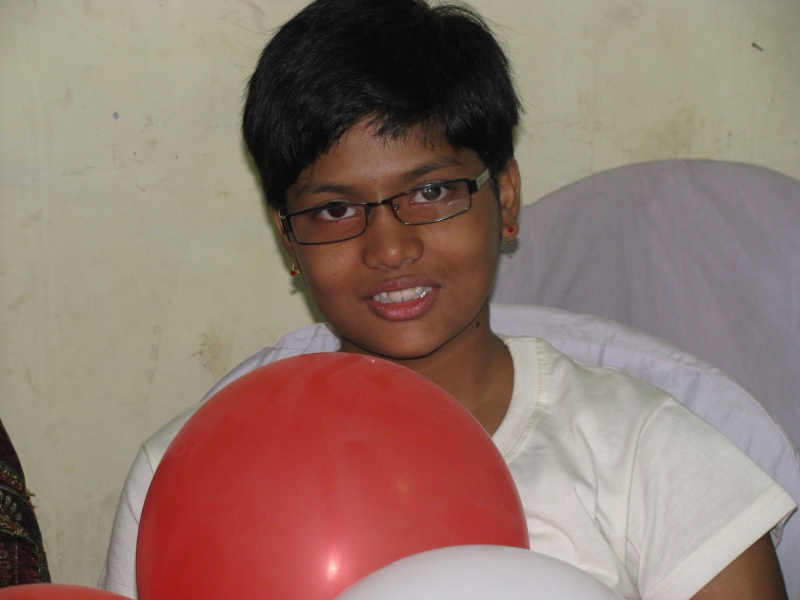
#> input picture Test.JPG, 1600 x 1200 px (shown at 1/2 size)
$ python -i core_logic.py   (imports and definitions only)
#> lines starting #> are read from the running program, lines starting #| are printed output that depends on the picture
import cv2
import numpy as np

class Cartoonifier:
    def __init__(self, blur_value: int = 5, edge_block_size: int = 9, color_filter_size: int = 9):
        """
        Initializes the Cartoonifier with default or custom parameters.
        This is perfect for eventually passing dynamic configs.
        """
        self.blur_value = blur_value
        self.edge_block_size = edge_block_size
        self.color_filter_size = color_filter_size

    def _decode_image(self, image_bytes: bytes) -> np.ndarray:
        """Private method: Converts raw network bytes into an OpenCV image array."""
        nparr = np.frombuffer(image_bytes, np.uint8)
        img = cv2.imdecode(nparr, cv2.IMREAD_COLOR)
        if img is None:
            raise ValueError("Invalid image format or corrupted bytes.")
        return img

    def _encode_image(self, img_array: np.ndarray) -> bytes:
        """Private method: Converts an OpenCV image array back into raw network bytes."""
        success, encoded_img = cv2.imencode('.jpg', img_array)
        if not success:
            raise RuntimeError("Failed to encode processed image.")
        return encoded_img.tobytes()

    def process(self, image_bytes: bytes) -> bytes:
        """
        Public method: The main orchestrator for the computer vision pipeline.

        """
        # 1. Decode
        img = self._decode_image(image_bytes)

        # 2. Extract Edges
        grey = cv2.cvtColor(img, cv2.COLOR_BGR2GRAY)
        grey = cv2.medianBlur(grey, self.blur_value)
        edges = cv2.adaptiveThreshold(
            grey, 255, cv2.ADAPTIVE_THRESH_MEAN_C, cv2.THRESH_BINARY, self.edge_block_size, 9
        )

        # 3. Flatten Colors
        color = cv2.bilateralFilter(img, self.color_filter_size, 250, 250)

        # 4. Combine
        cartoon = cv2.bitwise_and(color, color, mask=edges)

        # 5. Encode and return
        return self._encode_image(cartoon)

>>> import cv2
>>> picture = cv2.imread('Test.JPG', cv2.IMREAD_GRAYSCALE)
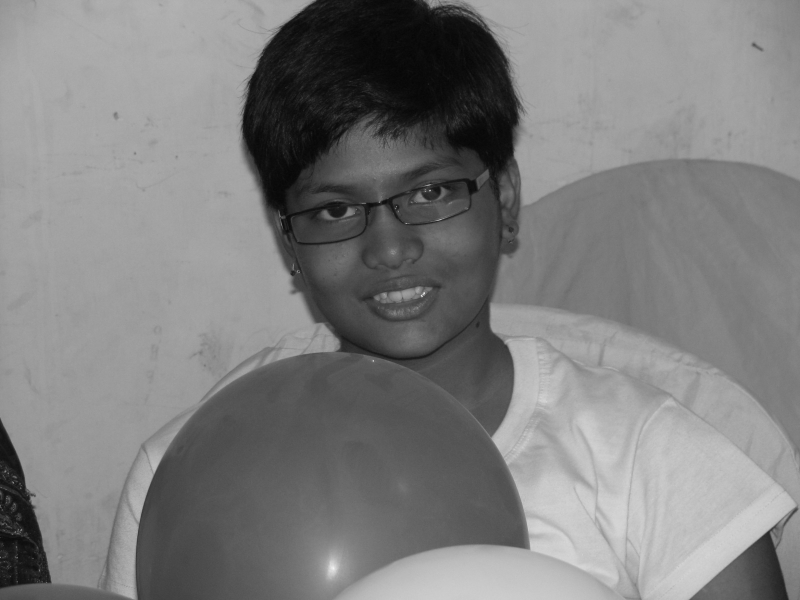
#> picture: shape (1200, 1600) (shown at 1/2 size); min 3, max 255, mean 126.6
>>> result = Cartoonifier().process(picture)
#> (the run stopped early here; a loop or call above may not have finished)

$ run again, on cartoon.jpg
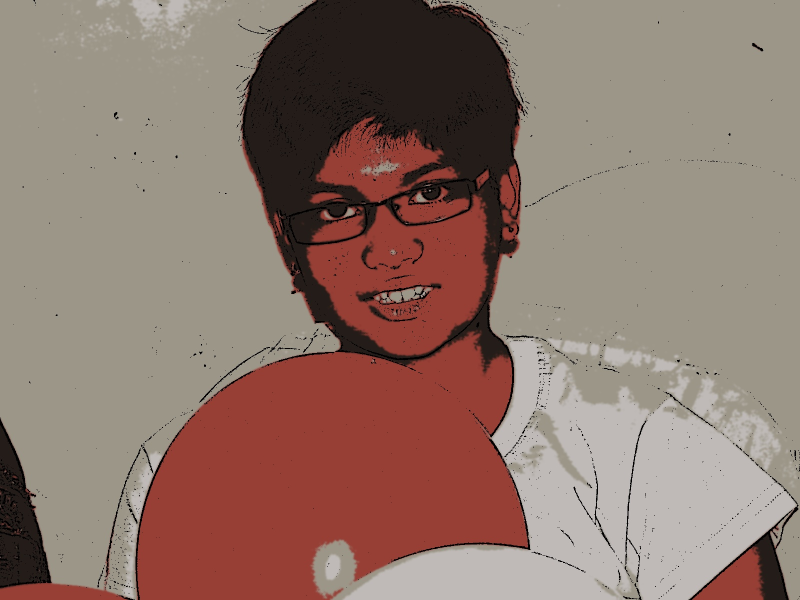
#> input picture cartoon.jpg, 1600 x 1200 px (shown at 1/2 size)
#> `picture = cv2.imread('Test.JPG', cv2.IMREAD_GRAYSCALE)`:
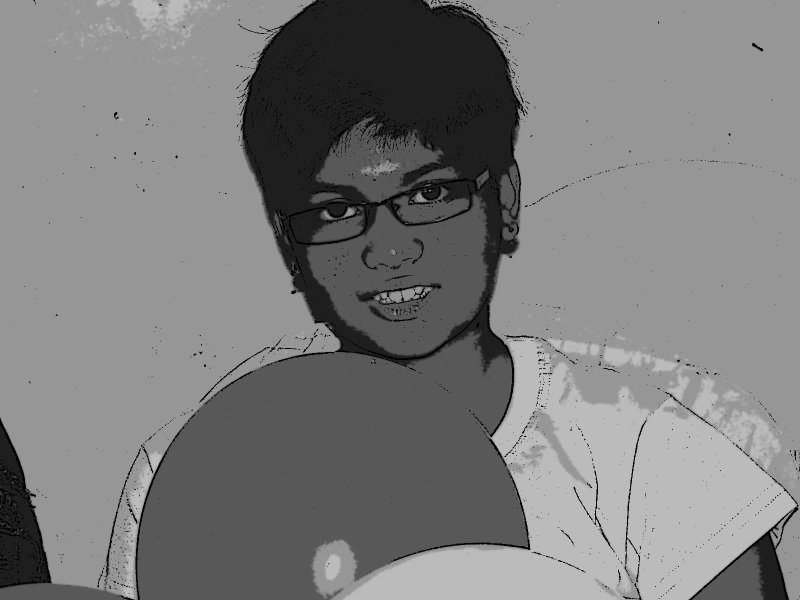
#> picture: shape (1200, 1600) (shown at 1/2 size); min 0, max 195, mean 124.3
